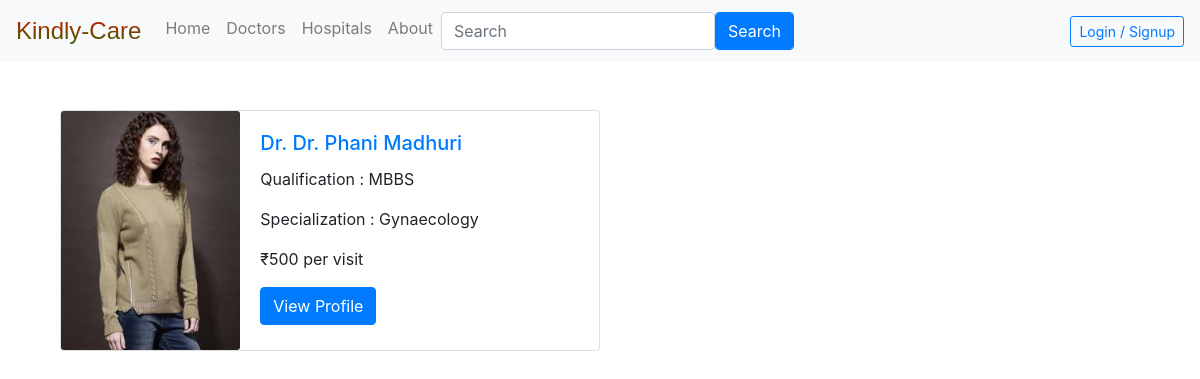
Screenshot of /docs with the database file from the repository.
### kindlycare/models.py (models this page shows, shortened)
class Doctors(db.Model, UserMixin):
    __tablename__ = 'doctors'
    id = db.Column(db.Integer,primary_key = True)
    name = db.Column(db.String(20),nullable = False)
    password = db.Column(db.String(20))
    email = db.Column(db.String(64),unique = True,index = True)
    qualification = db.Column(db.String(50),nullable = False)
    specialization = db.Column(db.String(140))
    consultation_fees = db.Column(db.Integer, nullable = False)
    profile_image = db.Column(db.String(64),default = 'default_image.jpg')
    experience = db.Column(db.Text,nullable = False)
    contact_number = db.Column(db.String(10),nullable = False)
    description = db.Column(db.Text,nullable = False)
    address_line_1 = db.Column(db.Text,nullable = False,default='India')
    address_line_2 = db.Column(db.Text,nullable = False,default='India')
    address_line_3 = db.Column(db.Text,nullable = False,default='India')
    reviews = db.relationship('Reviews',backref='doctor')
    slots = db.relationship('Slots',backref='doctor')
    appointments = db.relationship('Appointments',backref='doctor')
    hospitals_name = db.relationship('Hospitals',secondary=relate, backref = db.backref('doctor', lazy = True))

### kindlycare/core/views.py (the view)
@core.route('/docs')
def docs():
    docs = Doctors.query.all()
    return render_template('home.html',docs=docs)

### kindlycare/templates/home.html (shortened to what this page needs)
{% extends 'base.html' %}
{% block content %}
<br>
<div class="container">
    {% if docs %}
        {% for doc in docs %}
            <br>
            <div class="card mb-3" style="max-width: 540px;">
                <div class="row no-gutters">
                    <div class="col-md-4">
                        <img src="{{url_for('static',filename='profile_pics/'+doc.profile_image)}}" class="card-img" alt="...">
                    </div>
                    <div class="col-md-8">
                        <div class="card-body">
                            <h5 class="card-title text-primary">Dr. {{doc.name}}</h5>
                            <p class="card-text">Qualification : {{doc.qualification}}</p>
                            <p class="card-text">Specialization : {{doc.specialization}}</p>
                            <p class="card-text">₹{{doc.consultation_fees}} per visit</p>
                            <a href="{{url_for('doctors.viewDoctor',doctor_id=doc.id)}}" class="btn btn-primary">View Profile</a>
                        </div>
                    </div>
                </div>
            </div>
        {% endfor %}
    {% endif %}
</div>
{% endblock %}

### rows the page displays
Doctors: profile_image (picture), name "Dr. Phani Madhuri", qualification "MBBS", specialization "Gynaecology", consultation_fees "500"
